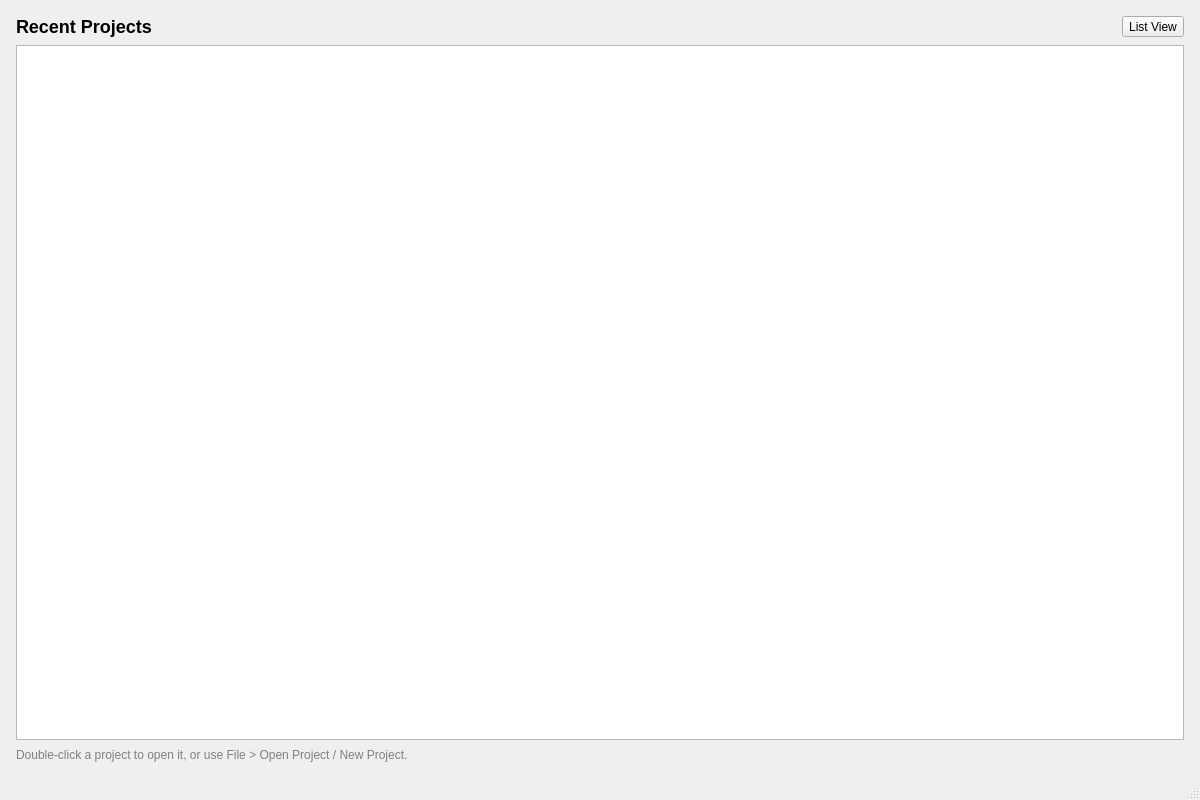
<?xml version="1.0" encoding="UTF-8"?>
<ui version="4.0">
 <class>MainWindow</class>
 <widget class="QMainWindow" name="MainWindow">
  <property name="geometry">
   <rect>
    <x>0</x>
    <y>0</y>
    <width>1200</width>
    <height>800</height>
   </rect>
  </property>
  <property name="windowTitle">
   <string>LASSIE</string>
  </property>
  <widget class="QWidget" name="centralwidget">
   <layout class="QHBoxLayout" name="horizontalLayout">
    <property name="spacing">
     <number>0</number>
    </property>
    <property name="leftMargin">
     <number>0</number>
    </property>
    <property name="topMargin">
     <number>0</number>
    </property>
    <property name="rightMargin">
     <number>0</number>
    </property>
    <property name="bottomMargin">
     <number>0</number>
    </property>

    <item>
     <widget class="QStackedWidget" name="mainStack">
      <property name="currentIndex"><number>0</number></property>

      <widget class="QWidget" name="welcomePage">
       <layout class="QVBoxLayout" name="welcomeLayout">
        <property name="leftMargin"><number>16</number></property>
        <property name="topMargin"><number>16</number></property>
        <property name="rightMargin"><number>16</number></property>
        <property name="bottomMargin"><number>16</number></property>
        <property name="spacing"><number>8</number></property>
        <item>
         <layout class="QHBoxLayout" name="welcomeHeader">
          <item>
           <widget class="QLabel" name="welcomeLabel">
            <property name="text">
             <string>Recent Projects</string>
            </property>
            <property name="styleSheet">
             <string notr="true">font-size: 18px; font-weight: bold;</string>
            </property>
           </widget>
          </item>
          <item>
           <spacer name="welcomeHeaderSpacer">
            <property name="orientation"><enum>Qt::Horizontal</enum></property>
            <property name="sizeHint" stdset="0">
             <size><width>40</width><height>20</height></size>
            </property>
           </spacer>
          </item>
          <item>
           <widget class="QToolButton" name="viewModeButton">
            <property name="text">
             <string>List View</string>
            </property>
            <property name="toolTip">
             <string>Toggle between icon and list view</string>
            </property>
            <property name="toolButtonStyle">
             <enum>Qt::ToolButtonTextOnly</enum>
            </property>
           </widget>
          </item>
         </layout>
        </item>
        <item>
         <widget class="QStackedWidget" name="recentProjectsStack">
          <property name="currentIndex"><number>0</number></property>
          <widget class="QListWidget" name="recentProjectsList">
           <property name="viewMode">
            <enum>QListView::IconMode</enum>
           </property>
           <property name="movement">
            <enum>QListView::Static</enum>
           </property>
           <property name="resizeMode">
            <enum>QListView::Adjust</enum>
           </property>
           <property name="iconSize">
            <size><width>64</width><height>64</height></size>
           </property>
           <property name="gridSize">
            <size><width>140</width><height>110</height></size>
           </property>
           <property name="wordWrap">
            <bool>true</bool>
           </property>
           <property name="uniformItemSizes">
            <bool>true</bool>
           </property>
          </widget>
          <widget class="QTreeWidget" name="recentProjectsTree">
           <property name="rootIsDecorated">
            <bool>false</bool>
           </property>
           <property name="alternatingRowColors">
            <bool>true</bool>
           </property>
           <property name="uniformRowHeights">
            <bool>true</bool>
           </property>
           <property name="iconSize">
            <size><width>32</width><height>32</height></size>
           </property>
           <property name="indentation">
            <number>0</number>
           </property>
           <column>
            <property name="text"><string>Name</string></property>
           </column>
           <column>
            <property name="text"><string>Last Modified</string></property>
           </column>
           <column>
            <property name="text"><string>Size</string></property>
           </column>
          </widget>
         </widget>
        </item>
        <item>
         <widget class="QLabel" name="welcomeHintLabel">
          <property name="text">
           <string>Double-click a project to open it, or use File &gt; Open Project / New Project.</string>
          </property>
          <property name="styleSheet">
           <string notr="true">color: gray;</string>
          </property>
         </widget>
        </item>
       </layout>
      </widget>

      <widget class="QWidget" name="projectPage">
       <layout class="QHBoxLayout" name="projectPageLayout">
        <property name="spacing"><number>0</number></property>
        <property name="leftMargin"><number>0</number></property>
        <property name="topMargin"><number>0</number></property>
        <property name="rightMargin"><number>0</number></property>
        <property name="bottomMargin"><number>0</number></property>
        <item>
         <widget class="QSplitter" name="splitter">
          <property name="orientation">
           <enum>Qt::Horizontal</enum>
          </property>
          <widget class="QWidget" name="paletteWidget">
           <property name="minimumWidth"><number>250</number></property>
           <attribute name="Splitter.stretchFactor" stdset="0"><number>0</number></attribute>
           <layout class="QVBoxLayout" name="paletteLayout">
            <item alignment="Qt::AlignHCenter">
             <widget class="QPushButton" name="envButton">
              <property name="minimumWidth"><number>200</number></property>
              <property name="maximumWidth"><number>200</number></property>
              <property name="text">
               <string>Envelope Library</string>
              </property>
             </widget>
            </item>
            <item alignment="Qt::AlignHCenter">
             <widget class="QPushButton" name="markovButton">
              <property name="minimumWidth"><number>200</number></property>
              <property name="maximumWidth"><number>200</number></property>
              <property name="text">
               <string>Markov Model Library</string>
              </property>
             </widget>
            </item>
           </layout>
          </widget>
          <widget class="QTabWidget" name="tabWidget">
           <property name="currentIndex">
            <number>0</number>
           </property>
           <property name="minimumWidth"><number>680</number></property>
           <attribute name="Splitter.stretchFactor" stdset="0"><number>1</number></attribute>
           <widget class="QWidget" name="attributesTab">
            <attribute name="title">
             <string>Event Attributes</string>
            </attribute>
            <layout class="QVBoxLayout" name="eventTablayout">
             <item>
              <widget class="QScrollArea" name="eventsScrollArea">
              </widget>
             </item>
            </layout>
           </widget>
          </widget>
         </widget>
        </item>
       </layout>
      </widget>

     </widget>
    </item>
   </layout>
  </widget>
  <widget class="QMenuBar" name="menubar">
   <property name="geometry">
    <rect>
     <x>0</x>
     <y>0</y>
     <width>1200</width>
     <height>24</height>
    </rect>
   </property>
  </widget>
  <widget class="QStatusBar" name="statusbar"/>
 </widget>
 <resources/>
 <connections/>
</ui>
